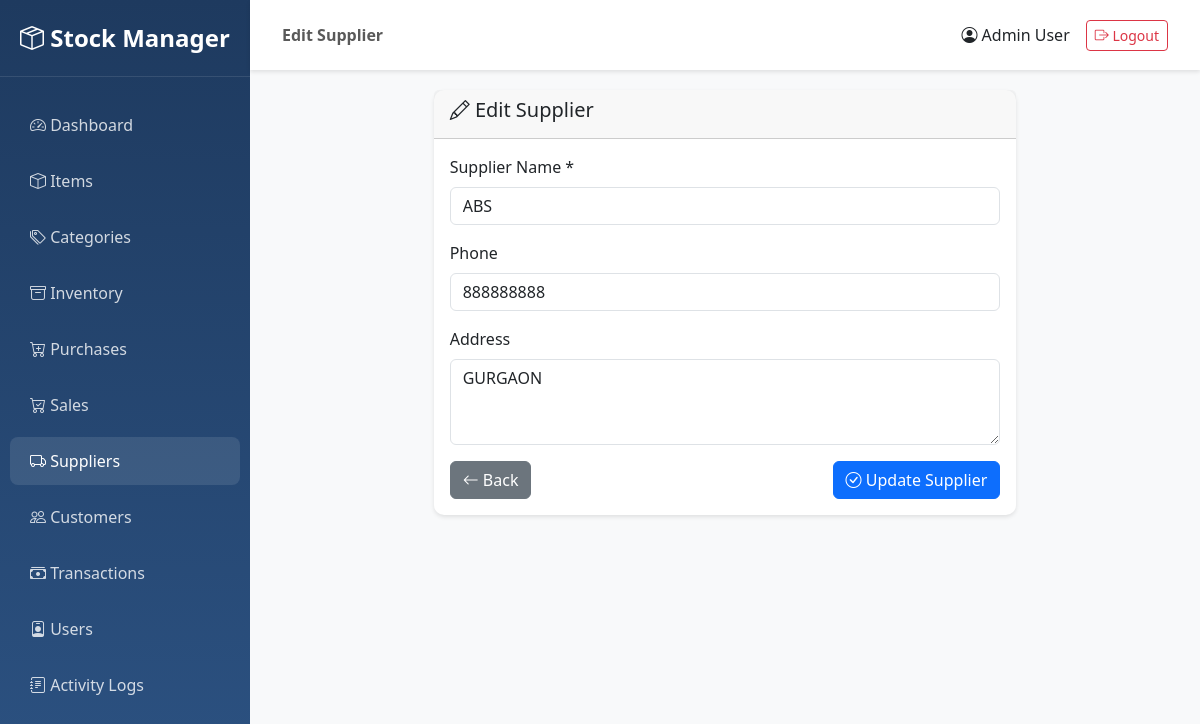
The page /suppliers/1/edit (signed in) on the database its author committed.
### app/models/user.py (models this page shows, shortened)
class User(UserMixin, db.Model):
    __tablename__ = 'users'
    user_id = db.Column(db.Integer, primary_key=True)
    name = db.Column(db.String(100), nullable=False)
    username = db.Column(db.String(50), unique=True, nullable=False, index=True)
    password = db.Column(db.String(255), nullable=False)
    role = db.Column(db.String(20), nullable=False, default='user')  # admin, manager, user
    status = db.Column(db.String(20), nullable=False, default='active')  # active, inactive
    created_by = db.Column(db.Integer, db.ForeignKey('users.user_id'), nullable=True)
    updated_by = db.Column(db.Integer, db.ForeignKey('users.user_id'), nullable=True)
    created_at = db.Column(db.DateTime, nullable=False, default=datetime.utcnow)
    updated_at = db.Column(db.DateTime, nullable=False, default=datetime.utcnow, onupdate=datetime.utcnow)
    logs = db.relationship('Log', backref='user', lazy='dynamic')
    def is_admin(self):
        return self.role == 'admin'

### app/models/supplier.py (models this page shows, shortened)
class Supplier(db.Model):
    __tablename__ = 'suppliers'
    supplier_id = db.Column(db.Integer, primary_key=True)
    supplier_name = db.Column(db.String(200), nullable=False, index=True)
    phone = db.Column(db.String(20), nullable=True)
    address = db.Column(db.Text, nullable=True)
    current_balance = db.Column(db.Float, nullable=False, default=0.0)
    created_by = db.Column(db.Integer, db.ForeignKey('users.user_id'), nullable=True)
    updated_by = db.Column(db.Integer, db.ForeignKey('users.user_id'), nullable=True)
    created_at = db.Column(db.DateTime, nullable=False, default=datetime.utcnow)
    updated_at = db.Column(db.DateTime, nullable=False, default=datetime.utcnow, onupdate=datetime.utcnow)
    purchases = db.relationship('Purchase', backref='supplier', lazy='dynamic')

### app/routes/suppliers.py (the view, shortened to what this page needs)
@suppliers_bp.route('/<int:supplier_id>/edit', methods=['GET', 'POST'])
@login_required
def edit_supplier(supplier_id):
    supplier = Supplier.query.get_or_404(supplier_id)
    return render_template('suppliers/edit.html', supplier=supplier)

### app/templates/suppliers/edit.html (shortened to what this page needs)
{% extends "base.html" %}
{% block page_title %}Edit Supplier{% endblock %}
{% block content %}
<div class="container-fluid">
    <div class="row justify-content-center">
        <div class="col-md-8">
            <div class="card">
                <div class="card-header">
                    <h5><i class="bi bi-pencil"></i> Edit Supplier</h5>
                </div>
                <div class="card-body">
                    <form method="POST" action="{{ url_for('suppliers.edit_supplier', supplier_id=supplier.supplier_id) }}">
                        <div class="mb-3">
                            <label for="supplier_name" class="form-label">Supplier Name *</label>
                            <input type="text" class="form-control" id="supplier_name" name="supplier_name" value="{{ supplier.supplier_name }}" required>
                        </div>
                        <div class="mb-3">
                            <label for="phone" class="form-label">Phone</label>
                            <input type="text" class="form-control" id="phone" name="phone" value="{{ supplier.phone or '' }}">
                        </div>
                        <div class="mb-3">
                            <label for="address" class="form-label">Address</label>
                            <textarea class="form-control" id="address" name="address" rows="3">{{ supplier.address or '' }}</textarea>
                        </div>
                        <div class="d-flex justify-content-between">
                            <a href="{{ url_for('suppliers.list_suppliers') }}" class="btn btn-secondary">
                                <i class="bi bi-arrow-left"></i> Back
                            </a>
                            <button type="submit" class="btn btn-primary">
                                <i class="bi bi-check-circle"></i> Update Supplier
                            </button>
                        </div>
                    </form>
                </div>
            </div>
        </div>
    </div>
</div>
{% endblock %}

### app/templates/base.html (shortened to what this page needs)
<!DOCTYPE html>
<html lang="en">
<head>
    <link href="https://cdn.jsdelivr.net/npm/bootstrap@5.3.0/dist/css/bootstrap.min.css" rel="stylesheet">
    <link rel="stylesheet" href="https://cdn.jsdelivr.net/npm/bootstrap-icons@1.11.0/font/bootstrap-icons.css">
</head>
<body>
    {% if current_user.is_authenticated %}
    <div class="sidebar">
        <div class="brand-logo">
            <i class="bi bi-box-seam"></i> Stock Manager
        </div>
        <ul class="nav flex-column">
            <li class="nav-item">
                <a class="nav-link {% if request.endpoint == 'main.dashboard' %}active{% endif %}" href="{{ url_for('main.dashboard') }}">
                    <i class="bi bi-speedometer2"></i> Dashboard
                </a>
            </li>
            <li class="nav-item">
                <a class="nav-link {% if 'items' in request.endpoint %}active{% endif %}" href="{{ url_for('items.list_items') }}">
                    <i class="bi bi-box"></i> Items
                </a>
            </li>
            <li class="nav-item">
                <a class="nav-link {% if 'categories' in request.endpoint %}active{% endif %}" href="{{ url_for('categories.list_categories') }}">
                    <i class="bi bi-tags"></i> Categories
                </a>
            </li>
            <li class="nav-item">
                <a class="nav-link {% if 'inventory' in request.endpoint %}active{% endif %}" href="{{ url_for('inventory.list_inventory') }}">
                    <i class="bi bi-archive"></i> Inventory
                </a>
            </li>
            <li class="nav-item">
                <a class="nav-link {% if 'purchases' in request.endpoint %}active{% endif %}" href="{{ url_for('purchases.list_purchases') }}">
                    <i class="bi bi-cart-plus"></i> Purchases
                </a>
            </li>
            <li class="nav-item">
                <a class="nav-link {% if 'sales' in request.endpoint %}active{% endif %}" href="{{ url_for('sales.list_sales') }}">
                    <i class="bi bi-cart-check"></i> Sales
                </a>
            </li>
            <li class="nav-item">
                <a class="nav-link {% if 'suppliers' in request.endpoint %}active{% endif %}" href="{{ url_for('suppliers.list_suppliers') }}">
                    <i class="bi bi-truck"></i> Suppliers
                </a>
            </li>
            <li class="nav-item">
                <a class="nav-link {% if 'customers' in request.endpoint %}active{% endif %}" href="{{ url_for('customers.list_customers') }}">
                    <i class="bi bi-people"></i> Customers
                </a>
            </li>
            <li class="nav-item">
                <a class="nav-link {% if 'money' in request.endpoint %}active{% endif %}" href="{{ url_for('money.list_transactions') }}">
                    <i class="bi bi-cash-stack"></i> Transactions
                </a>
            </li>
            {% if current_user.is_admin() %}
            <li class="nav-item">
                <a class="nav-link {% if 'users' in request.endpoint %}active{% endif %}" href="{{ url_for('users.list_users') }}">
                    <i class="bi bi-person-badge"></i> Users
                </a>
            </li>
            <li class="nav-item">
                <a class="nav-link {% if 'logs' in request.endpoint %}active{% endif %}" href="{{ url_for('logs.list_logs') }}">
                    <i class="bi bi-journal-text"></i> Activity Logs
                </a>
            </li>
            {% endif %}
        </ul>
    </div>
    <nav class="navbar navbar-top">
        <div class="container-fluid">
            <span class="navbar-text">
                <strong>{% block page_title %}{% endblock %}</strong>
            </span>
            <div class="d-flex align-items-center">
                <span class="me-3">
                    <i class="bi bi-person-circle"></i> {{ current_user.name }}
                </span>
                <a href="{{ url_for('auth.logout') }}" class="btn btn-outline-danger btn-sm">
                    <i class="bi bi-box-arrow-right"></i> Logout
                </a>
            </div>
        </div>
    </nav>
    <div class="main-content">
        {% block content %}{% endblock %}
    </div>
    {% endif %}
</body>
</html>

### app/templates/base.html (style rules this page uses)
:root { --sidebar-width: 250px; }
body { font-family: 'Segoe UI', Tahoma, Geneva, Verdana, sans-serif; }
.sidebar { position: fixed; top: 0; left: 0; height: 100vh; width: var(--sidebar-width); background: linear-gradient(180deg, #1e3a5f 0%, #2c5282 100%); padding-top: 20px; overflow-y: auto; }
.sidebar .nav-link { color: rgba(255, 255, 255, 0.8); padding: 12px 20px; margin: 4px 10px; border-radius: 8px; transition: all 0.3s; }
.sidebar .nav-link:hover, .sidebar .nav-link.active { background: rgba(255, 255, 255, 0.1); color: white; }
.main-content { margin-left: var(--sidebar-width); padding: 20px; min-height: 100vh; background: #f8f9fa; }
.card { border: none; border-radius: 10px; box-shadow: 0 2px 4px rgba(0,0,0,0.1); margin-bottom: 20px; }
.navbar-top { margin-left: var(--sidebar-width); background: white; box-shadow: 0 2px 4px rgba(0,0,0,0.1); padding: 15px 20px; }
.brand-logo { color: white; font-size: 1.5rem; font-weight: bold; padding: 0 20px 20px; margin-bottom: 20px; border-bottom: 1px solid rgba(255,255,255,0.1); }

### rows shown on the page
User: name "Admin User"
Supplier: supplier_name "ABS", phone "888888888", address "GURGAON"
